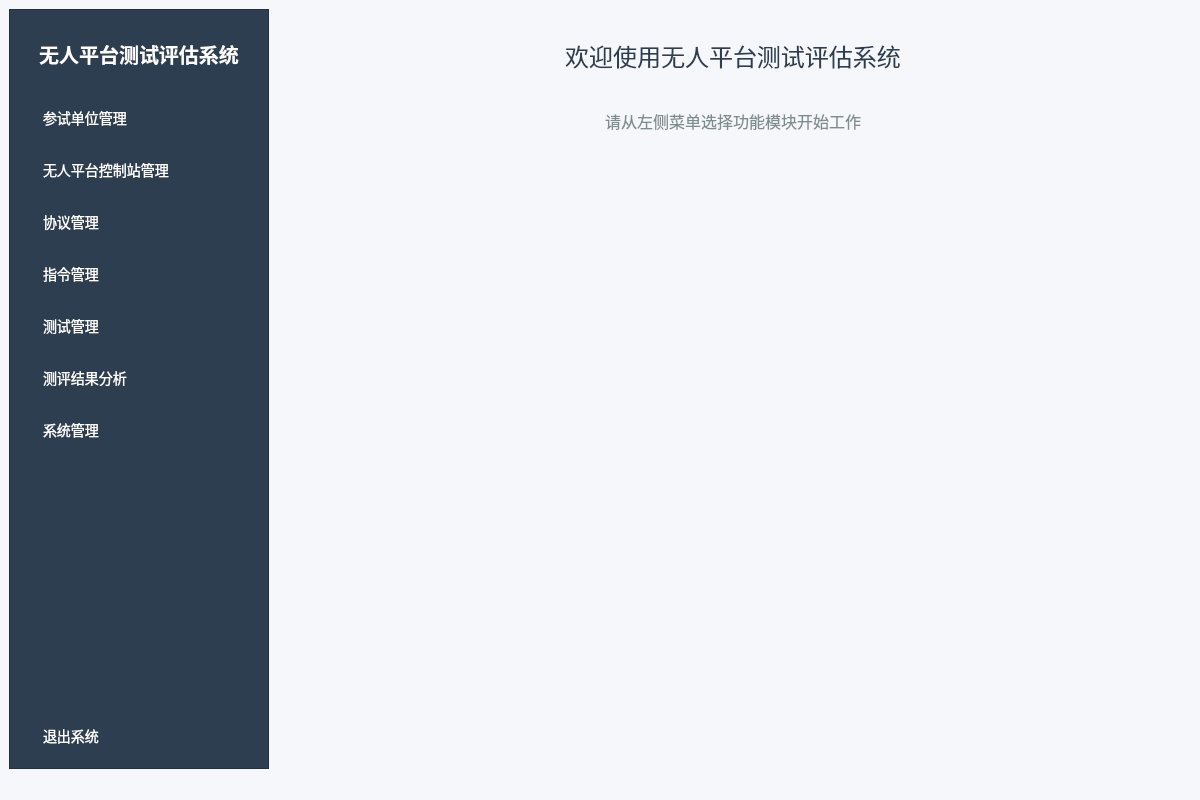
<?xml version="1.0" encoding="UTF-8"?>
<ui version="4.0">
 <class>MainWindow</class>
 <widget class="QMainWindow" name="MainWindow">
  <property name="geometry">
   <rect>
    <x>0</x>
    <y>0</y>
    <width>1200</width>
    <height>800</height>
   </rect>
  </property>
  <property name="windowTitle">
   <string>无人平台测试评估系统</string>
  </property>
  <property name="styleSheet">
   <string notr="true">background-color: #f5f7fa;</string>
  </property>
  <widget class="QWidget" name="centralwidget">
   <layout class="QHBoxLayout" name="horizontalLayout">
    <item>
     <widget class="QFrame" name="sideBar">
      <property name="styleSheet">
       <string notr="true">background-color: #2c3e50;</string>
      </property>
      <property name="frameShape">
       <enum>QFrame::StyledPanel</enum>
      </property>
      <property name="frameShadow">
       <enum>QFrame::Raised</enum>
      </property>
      <layout class="QVBoxLayout" name="verticalLayout_2">
       <item>
        <widget class="QLabel" name="labelLogo">
         <property name="styleSheet">
          <string notr="true">color: white; font-size: 20px; font-weight: bold; padding: 20px;</string>
         </property>
         <property name="text">
          <string>无人平台测试评估系统</string>
         </property>
         <property name="alignment">
          <set>Qt::AlignCenter</set>
         </property>
        </widget>
       </item>
       <item>
        <widget class="QPushButton" name="btnUnits">
         <property name="styleSheet">
          <string notr="true">QPushButton {
    color: white;
    text-align: left;
    padding: 12px 20px;
    border: none;
    font-size: 14px;
    border-left: 4px solid transparent;
}
QPushButton:hover {
    background-color: #34495e;
}
QPushButton[active="true"] {
    background-color: #34495e;
    border-left: 4px solid #3498db;
}</string>
         </property>
         <property name="text">
          <string>参试单位管理</string>
         </property>
         <property name="icon">
          <iconset>
           <normaloff>:/icons/units.png</normaloff>:/icons/units.png</iconset>
         </property>
         <property name="iconSize">
          <size>
           <width>24</width>
           <height>24</height>
          </size>
         </property>
        </widget>
       </item>
       <item>
        <widget class="QPushButton" name="btnStations">
         <property name="styleSheet">
          <string notr="true">QPushButton {
    color: white;
    text-align: left;
    padding: 12px 20px;
    border: none;
    font-size: 14px;
    border-left: 4px solid transparent;
}
QPushButton:hover {
    background-color: #34495e;
}
QPushButton[active="true"] {
    background-color: #34495e;
    border-left: 4px solid #3498db;
}</string>
         </property>
         <property name="text">
          <string>无人平台控制站管理</string>
         </property>
         <property name="icon">
          <iconset>
           <normaloff>:/icons/stations.png</normaloff>:/icons/stations.png</iconset>
         </property>
         <property name="iconSize">
          <size>
           <width>24</width>
           <height>24</height>
          </size>
         </property>
        </widget>
       </item>
       <item>
        <widget class="QPushButton" name="btnProtocols">
         <property name="styleSheet">
          <string notr="true">QPushButton {
    color: white;
    text-align: left;
    padding: 12px 20px;
    border: none;
    font-size: 14px;
    border-left: 4px solid transparent;
}
QPushButton:hover {
    background-color: #34495e;
}
QPushButton[active="true"] {
    background-color: #34495e;
    border-left: 4px solid #3498db;
}</string>
         </property>
         <property name="text">
          <string>协议管理</string>
         </property>
         <property name="icon">
          <iconset>
           <normaloff>:/icons/protocols.png</normaloff>:/icons/protocols.png</iconset>
         </property>
         <property name="iconSize">
          <size>
           <width>24</width>
           <height>24</height>
          </size>
         </property>
        </widget>
       </item>
       <item>
        <widget class="QPushButton" name="btnCommands">
         <property name="styleSheet">
          <string notr="true">QPushButton {
    color: white;
    text-align: left;
    padding: 12px 20px;
    border: none;
    font-size: 14px;
    border-left: 4px solid transparent;
}
QPushButton:hover {
    background-color: #34495e;
}
QPushButton[active="true"] {
    background-color: #34495e;
    border-left: 4px solid #3498db;
}</string>
         </property>
         <property name="text">
          <string>指令管理</string>
         </property>
         <property name="icon">
          <iconset>
           <normaloff>:/icons/commands.png</normaloff>:/icons/commands.png</iconset>
         </property>
         <property name="iconSize">
          <size>
           <width>24</width>
           <height>24</height>
          </size>
         </property>
        </widget>
       </item>
       <item>
        <widget class="QPushButton" name="btnTests">
         <property name="styleSheet">
          <string notr="true">QPushButton {
    color: white;
    text-align: left;
    padding: 12px 20px;
    border: none;
    font-size: 14px;
    border-left: 4px solid transparent;
}
QPushButton:hover {
    background-color: #34495e;
}
QPushButton[active="true"] {
    background-color: #34495e;
    border-left: 4px solid #3498db;
}</string>
         </property>
         <property name="text">
          <string>测试管理</string>
         </property>
         <property name="icon">
          <iconset>
           <normaloff>:/icons/tests.png</normaloff>:/icons/tests.png</iconset>
         </property>
         <property name="iconSize">
          <size>
           <width>24</width>
           <height>24</height>
          </size>
         </property>
        </widget>
       </item>
       <item>
        <widget class="QPushButton" name="btnAnalysis">
         <property name="styleSheet">
          <string notr="true">QPushButton {
    color: white;
    text-align: left;
    padding: 12px 20px;
    border: none;
    font-size: 14px;
    border-left: 4px solid transparent;
}
QPushButton:hover {
    background-color: #34495e;
}
QPushButton[active="true"] {
    background-color: #34495e;
    border-left: 4px solid #3498db;
}</string>
         </property>
         <property name="text">
          <string>测评结果分析</string>
         </property>
         <property name="icon">
          <iconset>
           <normaloff>:/icons/analysis.png</normaloff>:/icons/analysis.png</iconset>
         </property>
         <property name="iconSize">
          <size>
           <width>24</width>
           <height>24</height>
          </size>
         </property>
        </widget>
       </item>
       <item>
        <widget class="QPushButton" name="btnSystem">
         <property name="styleSheet">
          <string notr="true">QPushButton {
    color: white;
    text-align: left;
    padding: 12px 20px;
    border: none;
    font-size: 14px;
    border-left: 4px solid transparent;
}
QPushButton:hover {
    background-color: #34495e;
}
QPushButton[active="true"] {
    background-color: #34495e;
    border-left: 4px solid #3498db;
}</string>
         </property>
         <property name="text">
          <string>系统管理</string>
         </property>
         <property name="icon">
          <iconset>
           <normaloff>:/icons/system.png</normaloff>:/icons/system.png</iconset>
         </property>
         <property name="iconSize">
          <size>
           <width>24</width>
           <height>24</height>
          </size>
         </property>
        </widget>
       </item>
       <item>
        <spacer name="verticalSpacer">
         <property name="orientation">
          <enum>Qt::Vertical</enum>
         </property>
         <property name="sizeHint" stdset="0">
          <size>
           <width>20</width>
           <height>40</height>
          </size>
         </property>
        </spacer>
       </item>
       <item>
        <widget class="QPushButton" name="btnLogout">
         <property name="styleSheet">
          <string notr="true">QPushButton {
    color: white;
    text-align: left;
    padding: 12px 20px;
    border: none;
    font-size: 14px;
    border-left: 4px solid transparent;
}
QPushButton:hover {
    background-color: #34495e;
}</string>
         </property>
         <property name="text">
          <string>退出系统</string>
         </property>
         <property name="icon">
          <iconset>
           <normaloff>:/icons/logout.png</normaloff>:/icons/logout.png</iconset>
         </property>
         <property name="iconSize">
          <size>
           <width>24</width>
           <height>24</height>
          </size>
         </property>
        </widget>
       </item>
      </layout>
     </widget>
    </item>
    <item>
     <widget class="QStackedWidget" name="stackedWidget">
      <property name="styleSheet">
       <string notr="true">background-color: #f5f7fa;</string>
      </property>
      <widget class="QWidget" name="pageHome">
       <layout class="QVBoxLayout" name="verticalLayout_3">
        <item>
         <widget class="QLabel" name="labelWelcome">
          <property name="styleSheet">
           <string notr="true">font-size: 24px; color: #2c3e50; padding: 20px;</string>
          </property>
          <property name="text">
           <string>欢迎使用无人平台测试评估系统</string>
          </property>
          <property name="alignment">
           <set>Qt::AlignCenter</set>
          </property>
         </widget>
        </item>
        <item>
         <widget class="QLabel" name="labelDescription">
          <property name="styleSheet">
           <string notr="true">font-size: 16px; color: #7f8c8d; padding: 10px 40px;</string>
          </property>
          <property name="text">
           <string>请从左侧菜单选择功能模块开始工作</string>
          </property>
          <property name="alignment">
           <set>Qt::AlignCenter</set>
          </property>
         </widget>
        </item>
        <item>
         <spacer name="verticalSpacer_2">
          <property name="orientation">
           <enum>Qt::Vertical</enum>
          </property>
          <property name="sizeHint" stdset="0">
           <size>
            <width>20</width>
            <height>40</height>
           </size>
          </property>
         </spacer>
        </item>
       </layout>
      </widget>
      <widget class="QWidget" name="pageUnits"/>
      <widget class="QWidget" name="pageStations"/>
      <widget class="QWidget" name="pageProtocols"/>
      <widget class="QWidget" name="pageCommands"/>
      <widget class="QWidget" name="pageTests"/>
      <widget class="QWidget" name="pageAnalysis"/>
      <widget class="QWidget" name="pageSystem"/>
     </widget>
    </item>
   </layout>
  </widget>
  <widget class="QStatusBar" name="statusbar"/>
 </widget>
 <resources/>
 <connections/>
</ui>
